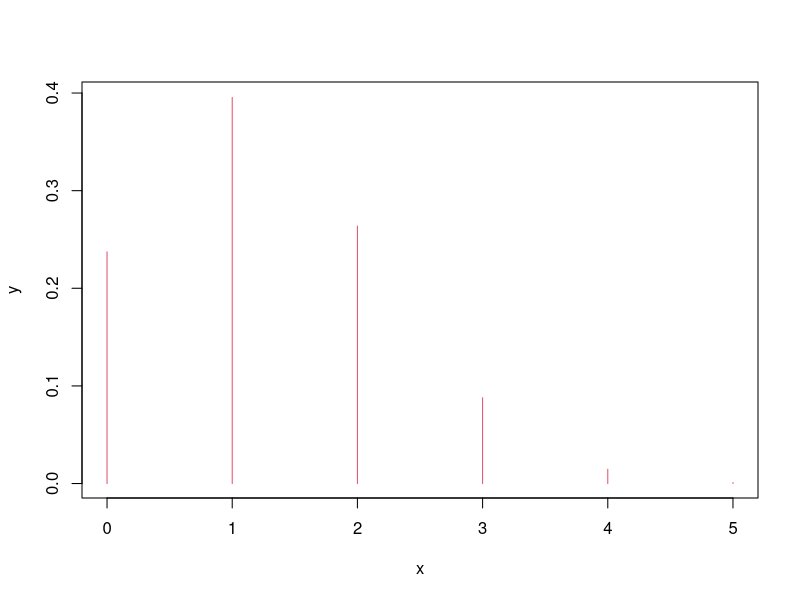
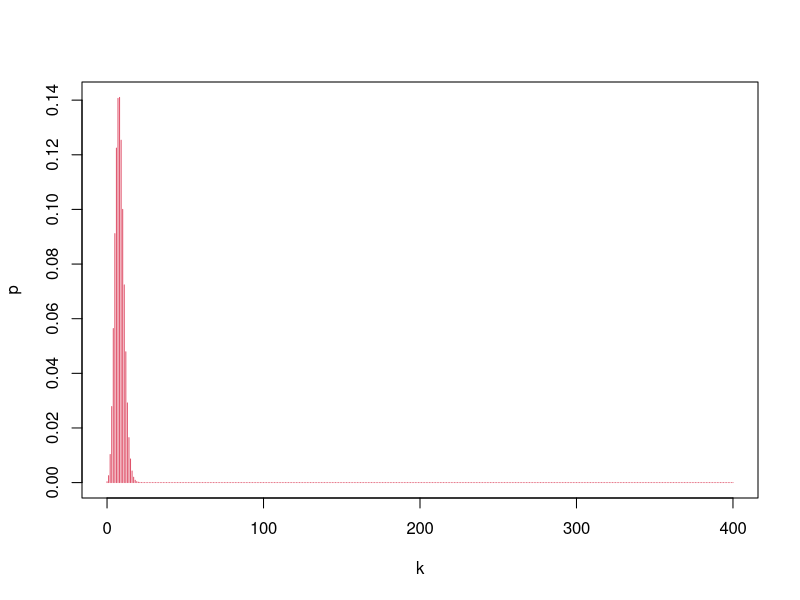
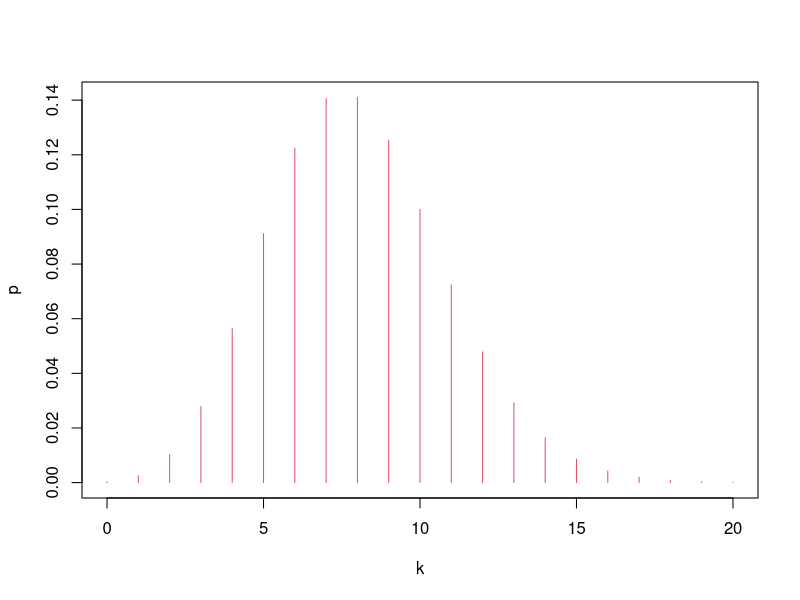
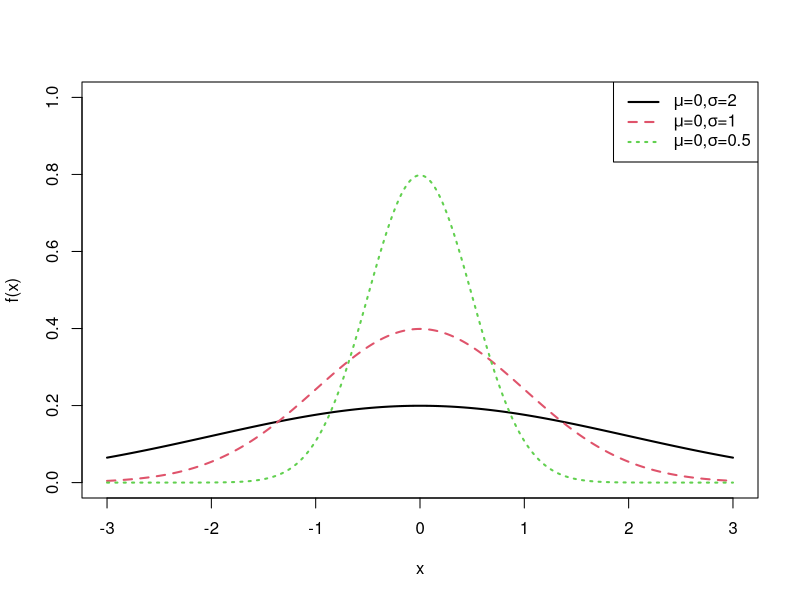
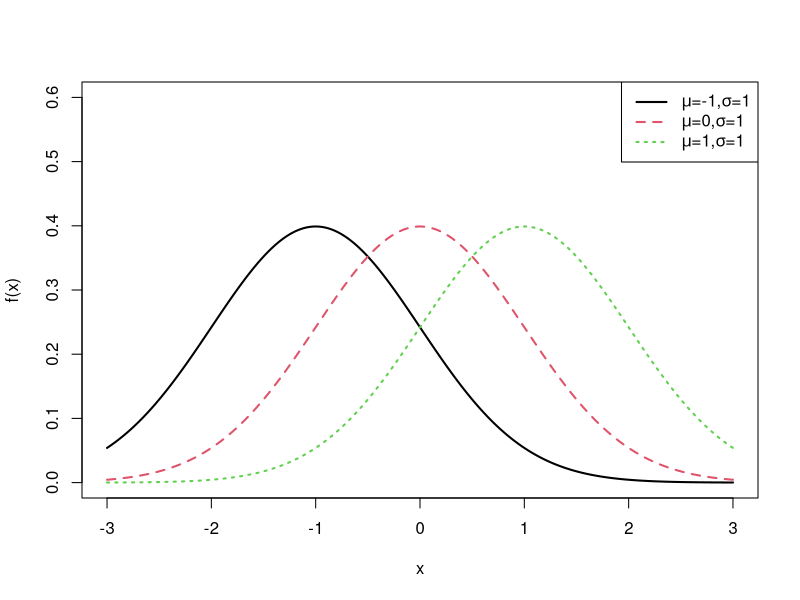
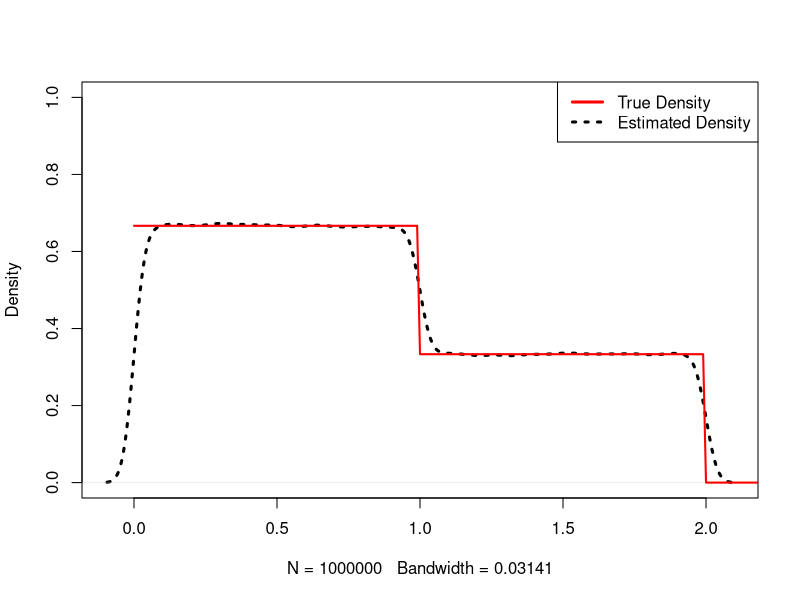
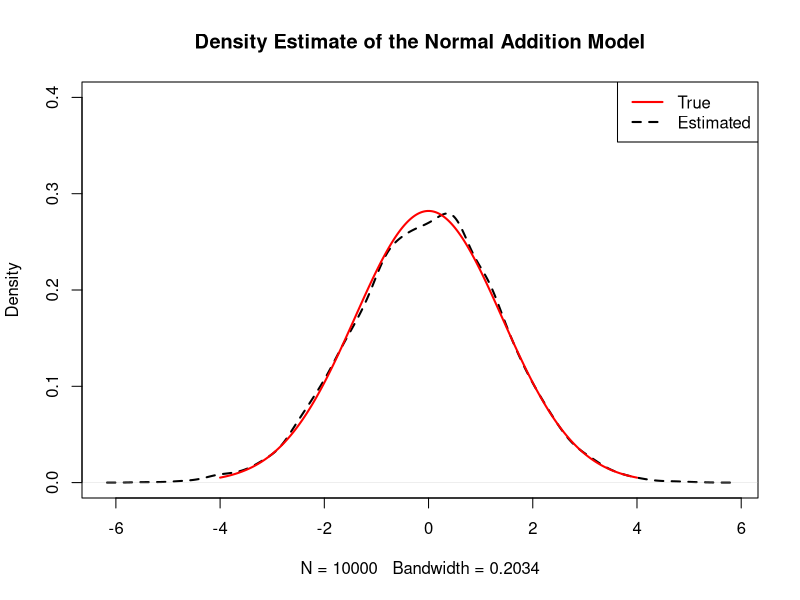
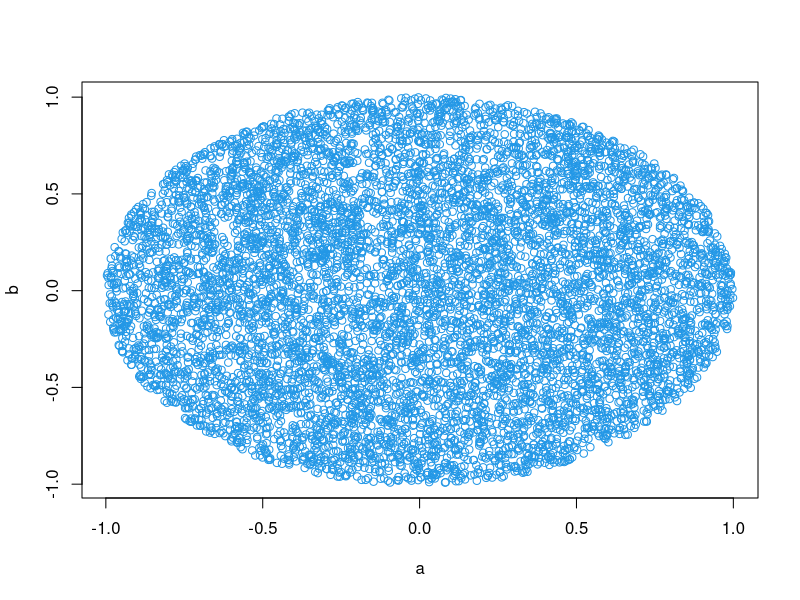

R code for these plots, in order:
## ---- chunk 1
#| label: learning-overview
learning_overview <- data.frame(
  section = "Resources",
  category = "Reference Resources",
  topic = "Probability basics"
)
learning_overview
## ---- chunk 2
knitr::opts_chunk$set(echo = TRUE)
## ---- chunk 3
integrate(function(x){x^2},0,2)$value
## ---- chunk 4
fxy = expression(2*x^2+y+3*x*y^2)
dxy = deriv(fxy, c("x", "y"), func = TRUE)
dxy(1,2)  
## ---- chunk 5
 dnorm(0)# density at a number 
 pnorm(1.28)# cumulative possibility 
 qnorm(0.95)#  quantile
 rnorm(10)# random numbers
## ---- chunk 6
 library(MASS)
 Sigma <- matrix(c(10,3,3,2),2,2)
 mvrnorm(n=20, rep(0, 2), Sigma)
## ---- chunk 7
pnorm(1.96,    0,1)
qnorm(0.025,    0,1)
pchisq(3.84,1,lower.tail=F)
mean(rchisq(10000,1)>3.84) #simulation 

## ---- chunk 8
seq(1,10,  2)
x=rep(1:3,6)
x
y=rep(1:3, each = 6)
y

x+y
x-y
x*y
x/y
x%*%y
## ---- chunk 9
x[c(2,3)]
x[-1]
x[x>2]
x[x==2]

# substitute 
x[x == 2] <- 0.5
x
## ---- chunk 10
matrix(1:10,2,5)
matrix(1:10,5,2)
a <- matrix(12:20,3,3)
a[2,]
a[,2]
a[-2,]
a[,-2]
a[2,1]=21
a 
## ---- chunk 11
a<-matrix(c(11,21,31,21,32,43,12,32,54),3,3)
solve(a)
det(a)
solve(a)*det(a)

t(a)
eigen(a)
## ---- chunk 12
name<-c('A','B','C')
chinese<-c(92,96,95)
math<-c(86, 85, 92)
score<-data.frame(name, chinese, math)
score
score[2]
score$math
## ---- chunk 13
sim<-10000
p<-numeric(sim)
# numeric=NULL
for (i in 1:sim){
  p[i]<-  abs(mean(rnorm(10,20,sqrt(3)))-mean(rnorm(15,20,sqrt(3))))<0.1
}

mean(p)
## ---- chunk 14
mean(replicate(10000,abs(mean(rnorm(10,20,sqrt(3)))-mean(rnorm(15,20,sqrt(3))))<0.1))

## ---- chunk 15
A<-matrix(rnorm(250000,  20,sqrt(3)),10000,25)
head(A)

f<-function(x)   {abs(mean(x[1:10])-mean(x[11:25]))}
# solve the mean by apply

mean(apply(A,1,f)>0.1)
## ---- chunk 16
 pnorm(0.1,0,sqrt(0.5))-pnorm(-0.1,0,sqrt(0.5))
## ---- chunk 17
choose(10,2)
# combn(10,2)
factorial(10)
prod(1:10)
 
## ---- chunk 18
a<-c(1,2,3,5,0,9)
which(a==min(a))

sum(a)
unique(a)
length(a)
min(a)
max(a)
all(c(3,4) %in% a)

## ---- chunk 19
f<-function(x){x^2-exp(x)} 
uniroot(f,c(-0.8,-0.6))  $root

f2<-function(x){abs(x^2-exp(x))} 
optimize   (f2,lower=-0.8,upper=-0.6)$minimum
## ---- chunk 20
badge<-1:10 
sim<-10000 
p<-numeric(sim) 

for (i in 1:sim){ a<-sample(badge,3,replace=F) 
p[i]<-sum(a)==9 }

mean(p)
## ---- chunk 21
Tangyuan<-c(rep('A',8),rep('B',8),rep('C',8))
sim<-10000
p<-numeric(sim)
# how to do it according to the condition
for (i in 1:sim){
  a<-sample(Tangyuan,24,replace=F)
  p[i]<-(length(unique(a[1:6]))==3)&(length(unique(a[7:12]))==3)&(length(unique(a[13:18]))==3)&(length(unique(a[19:24]))==3)
}
mean(p)
## ---- chunk 22
box1<-c(rep('white',5), rep("black",11), rep('red',8))
box2<-c(rep('white',10), rep("black",8), rep('red',6))
sim<-10000
p<-numeric(sim)

for (i in 1:sim){
  a<-sample(box1, 1)
  b<-sample(box2, 1)
  p[i]<- a==b
}
mean(p)
 
## ---- chunk 23
box<-c(rep("white",4),rep("red",2))
sim<-10000
t<-numeric(sim)

for (i in 1:sim){
  a<-sample(box, 2 ,replace=T)
  #  there are two white balls
  t[i]<-length(a[a=="white"])==2
}
mean(t)

## ---- chunk 24
n<-30
sim<-10000
t<-numeric(sim)

for (i in 1:sim){
  a<-sample(1:365, n, replace=T)
  t[i]<-n-length(unique(a))
}
1-mean(t==0)
 

#  probability
1-prod(365:(365-30+1))/365^30

## ---- chunk 25
x<-0:5
y<-dbinom(x,5,1/4)
plot(x,y,col=2,type='h')
## ---- chunk 26
k<-0:400
p<-dbinom(k,400,0.02)
plot(k,p,type='h',col=2)
plot(k,p,type='h',col=2,xlim=c(0,20))

dbinom(7,400,0.02)
dbinom(8,400,0.02)
## ---- chunk 27
integrate(dexp,rate=1/2000,1000,Inf)$value
 
f<-function(x){dexp(x,rate=1/2000)}
integrate(f,1000,Inf) $value
 
1-pexp(1000,rate=1/2000)
 
mean(rexp(10000,rate=1/2000)>1000)
## ---- chunk 28
x<-seq(-3,3,0.01)
plot(x, dnorm(x,mean=0, sd=2),type="l",xlab="x",ylab = "f(x)", col=1,lwd=2,ylim=c(0,1))   #density function

lines(x, dnorm(x,mean=0, sd=1),lty=2, col=2,lwd=2)

lines(x, dnorm(x,mean=0, sd=0.5), lty=3,col=3,lwd=2)

exbeta<-c(expression(paste(mu,"=0,", sigma,"=2")), expression(paste(mu,"=0,",sigma,"=1")), expression(paste(mu,"=0,", sigma,"=0.5")))
legend("topright", exbeta, lty = c(1, 2,3),col=c(1,2,3),lwd=2)
## ---- chunk 29
x<-seq(-3,3,0.01)
plot(x, dnorm(x,mean=-1, sd=1),type="l",xlab="x",ylab = "f(x)", col=1,lwd=2,ylim=c(0,0.6))
lines(x, dnorm(x,mean=0, sd=1),lty=2, col=2,lwd=2)
lines(x, dnorm(x,mean=1, sd=1), lty=3,col=3,lwd=2)
exbeta<-c(expression(paste(mu,"=-1,", sigma,"=1")), expression(paste(mu,"=0,",sigma,"=1")), expression(paste(mu,"=1,", sigma,"=1")))
legend("topright", exbeta, lty = c(1, 2,3),col=c(1,2,3),lwd=2)
## ---- chunk 30
sigma<-1
repeat{
sigma<-sigma+0.01
if (pnorm(200,160,sigma)-pnorm(120,160,sigma)<0.80) break
}
sigma
# alternative 
sigma<-1
while( pnorm(200,160,sigma)-pnorm(120,160,sigma)>=0.80){sigma<-sigma+0.01}
sigma
## ---- chunk 31
x<-c(-1,0,1,2,2.5)
weight<-c(0.2,0.1,0.1,0.3,0.3)
toss<-sample(x,10000,replace=T,weight)
table(toss^2)/length(toss^2)

table(2*toss)/length(2*toss)
## ---- chunk 32
x <- seq(0,5,0.01)
truth<-rep(0,length(x))
truth[0<=x&x<1]<-2/3
truth[1<=x&x<2]<-1/3

plot(density(abs(runif(1000000,-1,2))),main=NA, ylim=c(0,1),lwd=3,lty=3)

lines(x,truth,col="red",lwd=2)
legend("topright",c("True Density","Estimated Density"), col=c("red","black"),lwd=3,lty=c(1,3))
## ---- chunk 33
p<-function(x,y) {
sim<-10000
t<-numeric(sim)
for (i in 1:sim) {
a<-sample(1:4,1)
b<-sample(1:a,1)
t[i]<-(a==x)&(b==y) }
mean(t)
}
PF<-matrix(0,4,4)
for (i in 1:4) {
for (j in 1:4) {
PF[i,j]<-p(i, j) } }
PF
apply(PF,1,sum)
apply(PF,2,sum)
## ---- chunk 34
x<-sample(1:4, 10000, replace=T, prob=c(1/4, 1/4, 1/4, 1/4))
y<-numeric(10000)
for(i in 1:10000) {
if(x[i]==1) {y[i]<-sample(1:4,1,replace=T, prob=c(1,0,0,0))}
if(x[i]==2) {y[i]<-sample(1:4,1,replace=T, prob=c(1/2,1/2,0,0))}
if(x[i]==3) {y[i]<-sample(1:4,1,replace=T, prob=c(1/3,1/3,1/3,0))}
if(x[i]==4) {y[i]<-sample(1:4,1,replace=T, prob=c(1/4,1/4,1/4,1/4))}
}
z1<-x+y
table(z1)/length(z1)
z2<-x*y
table(z2)/length(z2)
z3<-pmax(x,y)
table(z3)/length(z3)

z4<-x/y
table(z4)/length(z4)
## ---- chunk 35
Z<-function(n){
x<-seq(-4,4,0.01)
truth<-dnorm(x,0,sqrt(2))

plot(density(rnorm(n)+rnorm(n)),main="Density Estimate of the Normal Addition Model",ylim=c(0,0.4),lwd=2,lty=2)

lines(x,truth,col="red",lwd=2)
legend("topright",c("True","Estimated"),col=c("red","black"),lwd=2,lty=c(1,2))
}

Z(10000)
## ---- chunk 36
x<-runif(10000,-1,1)
y<-runif(10000,-1,1)

a<-x[x^2+y^2<=1]
b<-y[x^2+y^2<=1]
plot(a,b,col=4)
## ---- chunk 37
a<-3
b<-1
x<-runif(10000,-a,a)
y<-runif(10000,-b,b)
x1<-x[x^2/a^2+y^2/b^2<=1]
y1<-y[x^2/a^2+y^2/b^2<=1]
plot(x1,y1,col=3)
## ---- chunk 38
sim<-10000
t<-numeric(sim)

for (i in 1:sim) {
Y<-1500
X<-rexp(1,rate=1/10)

Y[1<X&X<=2]<-2000
Y[2<X&X<=3]<-2500
Y[3<X]<-3000
t[i]<-Y
}

mean(t)
## ---- chunk 39
###Central Limit Theorem for Expotential distribution
layout(matrix(c(1,3,2,4 ),ncol=2))
r<-1000
lambda<-1/100

for (n in c(1,5,10,30)){
mu<-1/lambda
xbar<-numeric(r)
sxbar<-1/(sqrt(n)*lambda)

for(i in 1:r){
xbar[i]<-mean(rexp(n,rate=lambda))
}

hist(xbar,prob=T,main=paste('SampDist.Xbar,n=',n),col=gray(.8))
Npdf<-dnorm(seq(mu-3*sxbar,mu+3*sxbar,0.01),mu,sxbar)
lines(seq(mu-3*sxbar,mu+3*sxbar,0.01),Npdf,lty=2,col=2)
box()
}
## ---- chunk 40
#####The central limit theorem for uniform distribution
layout(matrix(c(1,3,2,4),ncol=2))
r<-10000
mu<-5
sigma<-10/sqrt(12)
for (n in c(1,5,10,30)){
xbar<-numeric(r)
sxbar<-sigma/sqrt(n)
for (i in 1:r){
xbar[i]<-mean(runif(n,0,10))}
hist(xbar,prob=T,main=paste('SampDist.Xbar,n=',n),col=gray(0.8),ylim=c(0,1/(sqrt(1*pi)*sxbar)))
XX<-seq(mu-3*sxbar,mu+3*sxbar,0.01)
Npdf<-dnorm(XX,mu,sxbar)
lines(XX,Npdf,lty=2,col=2)
box()}
## ---- chunk 41
N <- 5000
set.seed(123) 

x <- sample(1:10, N,    replace = T)
s <- cumsum(x)    
r.avg <- s/(1:N)

options(scipen = 10)  

plot(r.avg, ylim=c(1, 10), type = "l", xlab = "Observations"
     ,ylab = "Probability", lwd = 2)
lines(c(0,N), c(5.5,5.5),col="red", lwd = 2)
## ---- chunk 42
x<-c(-2,-1.2,1.5,2.3,3.5)
plot(ecdf(x),col=2)
abline(v=0,col=3)
## ---- chunk 43
A<-matrix(rnorm(30000,2,3),10000,3)
mean(apply(A,1,mean)>3)
## ---- chunk 44
sample<-c(1.38, 3.96, -0.16, 8.12, 6.30, 2.61, -1.35, 0.03, 3.94, 1.11)
n<-length(sample)
muhat<-mean(sample)
sigsqhat<-sum((sample-muhat)^2)/n
muhat
sigsqhat

loglike<-function(theta){
a<--n/2*log(2*pi)-n/2*log(theta[2])-sum((sample-theta[1])^2)/(2*theta[2])
return(-a)
}
optim(c(2,2),loglike,method="BFGS")$par
## ---- chunk 45
n<-30
x<-seq(-6,6,0.01)
y<-seq(-6,6,1)

Truth<-df(x,1,n)

plot(density(rt(10000,n)^2),main="PDF",ylim=c(0,1),lty=2,xlim=c(-6,6)) #simulation 

lines(x, dt(x,n), col=3) #t dist
 
lines(x, dchisq(x,2), col=4) #chisq dist
 
lines(x,Truth,col=2) #f dist
abline (v=0 ,col=7)  

 
points(y,dbinom(y, size=12, prob=0.2),col=1) #binomial dist
points(y,dpois(y, 6),col=2) #poisson dist

lines(y,dunif(-6:6,min=-6,max=6 ),col=5) #uniform

 
